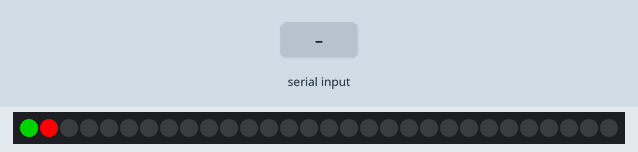
This program was run on a simulated Arduino Nano, built with avr-gcc and run on an emulated ATmega328P. Shown: 30 RGB LEDs in strip order, left to right. The test bench sets the inputs (shaded band). Dim RGB values are drawn brighter than linear.

Above: at 1.2 s.
1.3 s: "0" received over Serial
At 1.6 s:
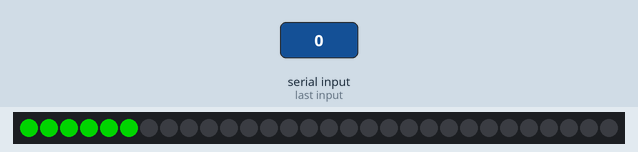
At 2.93 s:
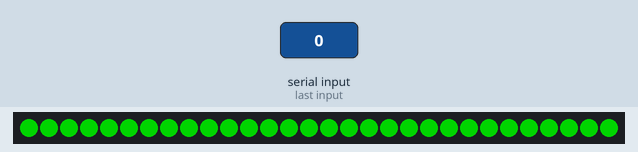
3.0 s: "1" received over Serial
At 5.5 s:
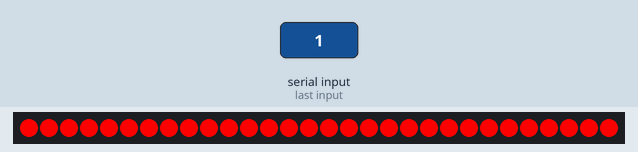
Timing chart, 0 to 7.0 s (numbered marks = the images above; inputs shaded):
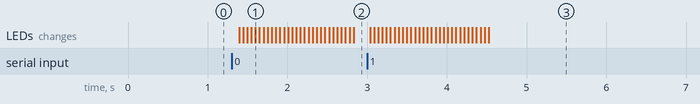

The program:

main.cpp
```cpp
#include <FastLED.h>

#define NUM_LEDS    30  //Strip lenght
#define BRIGHTNESS  255 //Grand master

CRGB leds[NUM_LEDS];  //Framebuffer

enum stateEnum {  //Master state
  avail,
  toAvail,
  busy,
  toBusy,
  onBoot
};
stateEnum state = onBoot;

int animFrame;  //Animation frame index

void setup() {
  //Setup serial
  Serial.begin(115200);

  //Setup LED strip
  FastLED.addLeds<WS2811, 5, GRB>(leds, NUM_LEDS).setCorrection(TypicalLEDStrip);
  FastLED.setBrightness(BRIGHTNESS);

  for(int i = 0; i < NUM_LEDS; i++) {
    leds[i] = CRGB::Black;
  }

  FastLED.show();

}

void loop()
{
  //Handle serial input
  switch (Serial.read())
  {
    case 48: //(ASCII 0) Available
      state = toAvail;
      animFrame = 0;
      break;

    case 49: //(ASCII 1) Busy
      state = toBusy;
      animFrame = 0;
      break;

    default:  //If invalid data byte, do nothing
      break;
  }


  //Render animantion to framebuffer
  switch (state) {
    case toAvail: //Transitioning to green
        leds[animFrame] = CRGB::Green;  //Set next pixel to green
        animFrame++;

        if(animFrame == NUM_LEDS)  //If at end of strip, go to steady state
          state = avail;
      break;

    case toBusy: //Transitioning to red
      leds[animFrame] = CRGB::Red;  //Set next pixel to green
      animFrame++;

      if(animFrame == NUM_LEDS)  //If at end of strip, go to steady state
        state = avail;
    break;

    case onBoot:  //Default at bootup
      leds[0] = CRGB::Green;
      leds[1] = CRGB::Red;
    break;

    default:  //Otherwise in steady state so do nothing
      break;
  }

  FastLED.show(); //Output frame
  delay(50); //Sleep for 50ms, thus animations play at 20fps
}
```

Measured:
- after the input at 1.3 s, the LEDs: first change after 0.09 s (image 1 shows a later state)
- after the input at 3.0 s, the LEDs: first change at once (image 3 shows a later state)
